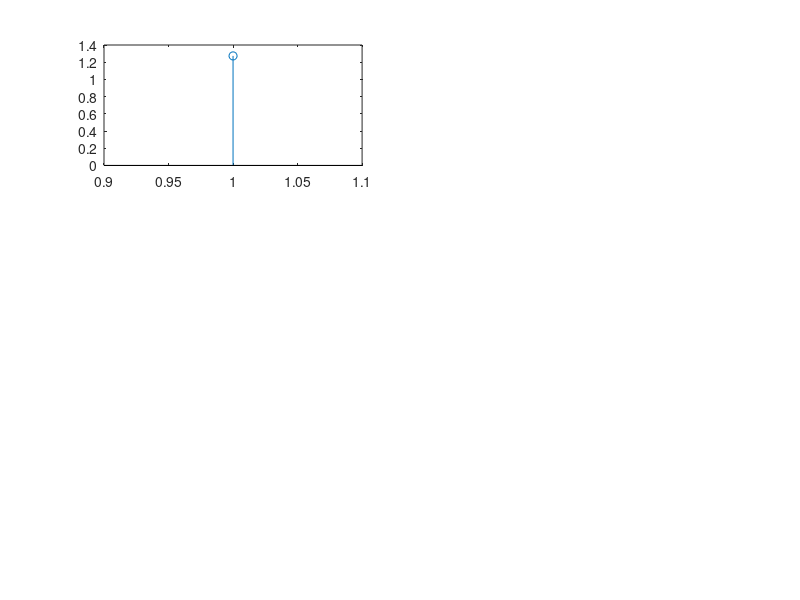

MATLAB code to generate this figure: (Note: this script raises an error after producing the figure.)
counter = 1;
for numberOfElements = [1,3,5,10,50,500]
    x = zeros(1,numberOfElements);
    for i=1:2:(numberOfElements*2-1)
       x((i+1)/2) = (4/pi)*(1/i);
    end
    subplot(3,2,counter);
    stem(x);
    title("Approximation with " + numberOfElements +" sine functions");
    counter = counter + 1;
    
end